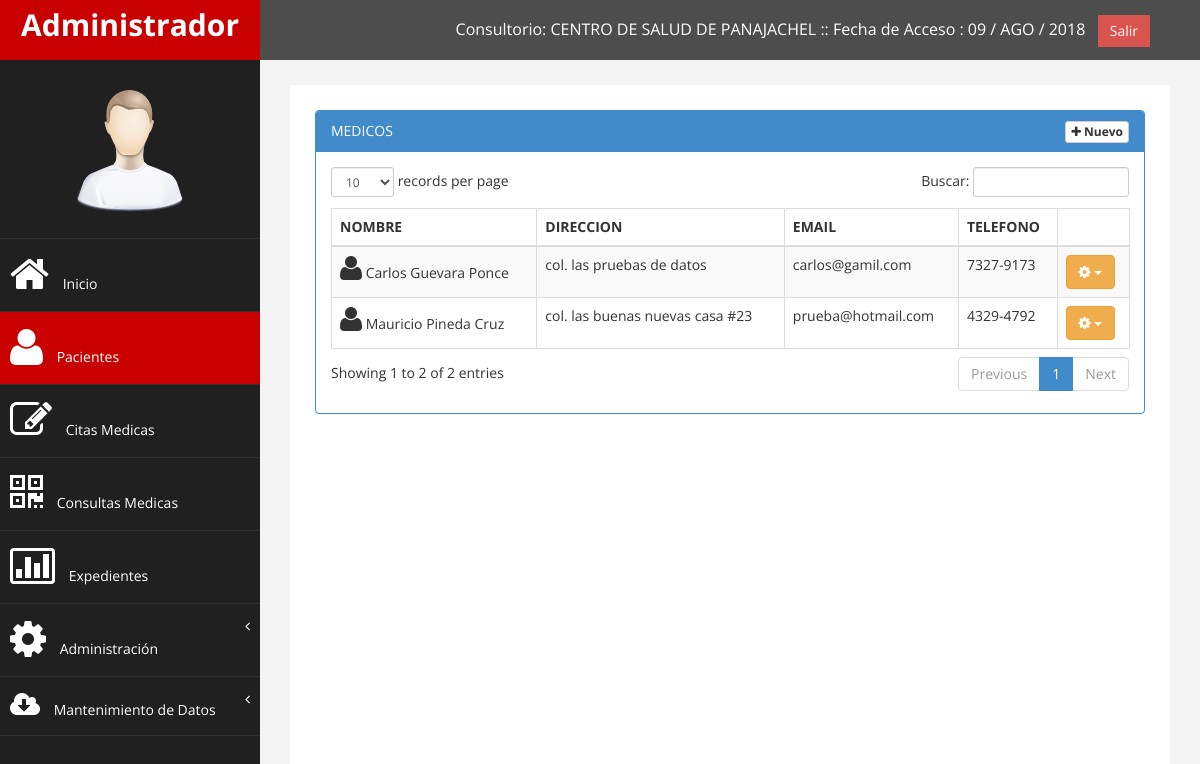
Screenshot of /modulos/medicos/index.php (signed in) with the database file from the repository.
### tables this page shows
CREATE TABLE IF NOT EXISTS `consultorios` (
  `id` int(11) NOT NULL AUTO_INCREMENT,
  `nombre` varchar(255) NOT NULL,
  `direccion` varchar(255) NOT NULL,
  `telefono` varchar(255) NOT NULL,
  `encargado` varchar(255) NOT NULL,
  `estado` varchar(255) NOT NULL,
  PRIMARY KEY (`id`)
);

CREATE TABLE IF NOT EXISTS `medicos` (
  `id` int(11) NOT NULL AUTO_INCREMENT,
  `documento` varchar(25) NOT NULL,
  `nombre` varchar(255) NOT NULL,
  `direccion` varchar(255) NOT NULL,
  `departamento` varchar(255) NOT NULL,
  `municipio` varchar(255) NOT NULL,
  `telefono` varchar(255) NOT NULL,
  `sexo` varchar(255) NOT NULL,
  `email` varchar(255) NOT NULL,
  `estado` varchar(250) NOT NULL,
  `consultorio` int(11) NOT NULL,
  `especialidad` text NOT NULL,
  PRIMARY KEY (`id`)
);

### modulos/class_buscar.php (called while the page is built, shortened)
<?php
class Consultar_Deposito{
	private $fetch;
	function __construct($codigo){
		$this->consulta = mysql_query("SELECT * FROM consultorios WHERE id='$codigo'");
		$this->fetch = mysql_fetch_array($this->consulta);
	}
	function consultar($campo){
		return $this->fetch[$campo];
	}
}
?>

### modulos/funciones.php (called while the page is built, shortened)
<?php
	function fecha($fecha){
		$meses = array("ENE","FEB","MAR","ABR","MAY","JUN","JUL","AGO","SEP","OCT","NOV","DIC");
		$a=substr($fecha, 0, 4);
		$m=substr($fecha, 5, 2);
		$d=substr($fecha, 8);
		return $d." / ".$meses[$m-1]." / ".$a;
	}
	function permiso($usu,$id){
		$consulta=mysql_query("SELECT * FROM permisos WHERE usu='$usu' and permiso='$id' and estado='s'");
		if($v=mysql_fetch_array($consulta)){
			return TRUE;
		}else{
			return FALSE;
		}
	}
?>

### modulos/medicos/index.php (the view, shortened to what this page needs)
<?php
	include_once "class/class.php";
	include_once "class/class_pediatria.php";
	include_once "../funciones.php";
	include_once "../class_buscar.php";
	$usu=$_SESSION['cod_user'];
	$pa=mysql_query("SELECT * FROM cajero WHERE usu='$usu'");
	while($row=mysql_fetch_array($pa)){
		$id_consultorio=$row['consultorio'];
		$oConsultorio=new Consultar_Deposito($id_consultorio);
		$nombre_Consultorio=$oConsultorio->consultar('nombre');
	}
?>
<!DOCTYPE html>
<html xmlns="http://www.w3.org/1999/xhtml">
<head>
    <link href="../../assets/css/bootstrap.css" rel="stylesheet" />
    <link href="../../assets/css/font-awesome.css" rel="stylesheet" />
	<link href="../../assets/todo/bootstrap-datetimepicker.min.css" rel="stylesheet" />
    <link href="../../assets/css/custom.css" rel="stylesheet" />
    <link href="../../assets/js/dataTables/dataTables.bootstrap.css" rel="stylesheet" />
</head>
<body>
    <div id="wrapper">
        <nav class="navbar navbar-default navbar-cls-top " role="navigation" style="margin-bottom: 0">
            <div class="navbar-header">
                <a class="navbar-brand" href="../usuarios/perfil.php"><?php echo $_SESSION['user_name']; ?></a>
            </div>
  <div style="color: white;
padding: 15px 50px 5px 50px;
float: right;
font-size: 16px;">Consultorio: <?php echo $nombre_Consultorio; ?> :: Fecha de Acceso : <?php echo fecha(date('Y-m-d')); ?> &nbsp; <a href="../../php_cerrar.php" class="btn btn-danger square-btn-adjust">Salir</a> </div>
        </nav>
           <?php include_once "../../menu/m_pacientes.php"; ?>
        <div id="page-wrapper" >
            <div id="page-inner">
				<div class="panel-body">
<?php if(permiso($_SESSION['cod_user'],'1')==TRUE){ ?>
            <div class="row">
                <div class="col-md-12">
                    <div class="panel panel-primary">
                        <div class="panel-heading">
							MEDICOS
							<ul class="nav pull-right">
								<a href="" class="btn btn-default btn-xs" data-toggle="modal" data-target="#myModal" title="Agregar Paciente" title="Agregar"><i class="fa fa-plus"> </i> <strong>Nuevo</strong></a>
							</ul>
                        </div>
                        <div class="panel-body">
                            <div class="table-responsive">
                                <table class="table table-striped table-bordered table-hover" id="dataTables-example">
									<thead>
                                        <tr>
                                            <th>NOMBRE</th>
                                            <th>DIRECCION</th>
                                            <th>EMAIL</th>
                                            <th>TELEFONO</th>
                                            <th></th>
                                        </tr>
                                    </thead>
                                    <tbody>
										<?php
											$pame=mysql_query("SELECT * FROM medicos WHERE consultorio='$id_consultorio' ORDER BY nombre");
											while($row=mysql_fetch_array($pame)){
										?>
                                        <tr class="odd gradeX">
                                            <td><i class="fa fa-user fa-2x"></i> <?php echo $row['nombre']; ?></td>
                                            <td><?php echo $row['direccion']; ?></td>
                                            <td><?php echo $row['email']; ?></td>
                                            <td><?php echo $row['telefono']; ?></td>
                                            <td class="center">
                                            <div class="btn-group">
											  <button data-toggle="dropdown" class="btn btn-warning dropdown-toggle"><i class="fa fa-cog"></i> <span class="caret"></span></button>
											</div>
											</td>
	                                      </tr>
											<?php } ?>
                                    </tbody>
                                </table>
                            </div>
                        </div>
                    </div>
                </div>
            </div>
<?php }else{ echo mensajes("NO TIENES PERMISO PARA ENTRAR A ESTE FORMULARIO","rojo"); }?>
        </div>
    </div>
            </div>
</body>
</html>

### assets/css2/custom.css (style rules this page uses)
body { font-family: 'Open Sans', sans-serif; }
#wrapper { width: 100%; background:#202020; }
#page-wrapper { padding: 15px 15px; min-height: 600px; background:#F3F3F3; }
#page-inner { width:100%; margin:10px 20px 10px 0px; background-color:#fff!important; padding:10px; min-height:1200px; }
.square-btn-adjust { border: 0px solid transparent; -webkit-border-radius: 0px; -moz-border-radius: 0px; border-radius: 0px; }
.navbar-cls-top .navbar-brand { color: #fff; background: #C90000; width: 260px; text-align: center; height: 60px; font-size: 30px; font-weight: 700; }
.navbar-cls-top { background:#4D4D4D; border-bottom:none; }
.navbar-default { border:0px solid black; }
.navbar-header { background: #A70303; }
@media (min-width:768px) { #page-wrapper { margin: 0 0 0 260px; padding: 15px 30px; min-height: 1200px; } }
@media (min-width:768px) { .navbar { border-radius: 0px; } }

### rows the page displays
consultorios: nombre "CENTRO DE SALUD DE PANAJACHEL"
medicos: nombre "Carlos Guevara Ponce", direccion "col. las pruebas de datos", email "carlos@gamil.com", telefono "7327-9173"
medicos: nombre "Mauricio Pineda Cruz", direccion "col. las buenas nuevas casa #23", email "prueba@hotmail.com", telefono "4329-4792"

### other values shown
$_SESSION['user_name'] "Administrador"
